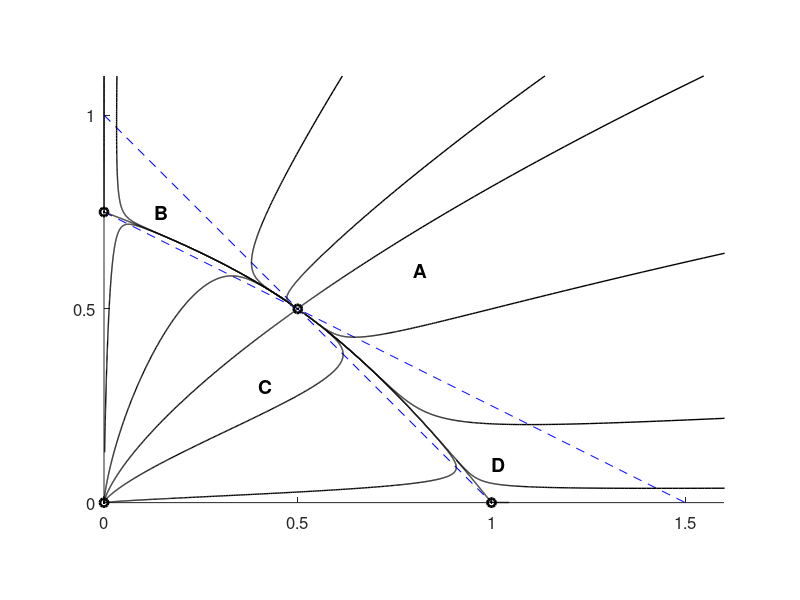

This figure's MATLAB source:
function CompSpec

A = [1 0; 0 3/4];

xmin = 0;
xmax = 1.6;
nx = 21;
ymin = 0;
ymax = 1.1;
ny = 21;

lw = 1;

clf;
%vfplanar(@CompSpecVF,A,[xmin xmax],nx,[ymin ymax],ny);

axis equal
axis([xmin xmax ymin ymax])
set(gca,'YTick',[-1 -0.5 0 0.5 1])
set(gca,'fontsize',12)

hold on

plot([0 1],[1 0],'b--')
plot([0 3/2],[3/4 0],'b--')

plot(0,0,'ko','linewidth',2)
plot(1,0,'ko','linewidth',2)
plot(0,3/4,'ko','linewidth',2)
plot(1/2,1/2,'ko','linewidth',2)

plot(0,0,'k.','linewidth',2)
plot(1,0,'k.','linewidth',2)
plot(0,3/4,'k.','linewidth',2)
plot(1/2,1/2,'k.','linewidth',2)
%axis off
%text(1,-0.06,'1','fontsize',12);
%text(-1,-0.06,'-1','fontsize',12);
%text(0.03,1-0.02,'1','fontsize',12);
%text(0.03,-1,'-1','fontsize',12);

maxstep = 0.08;
opts = odeset('MaxStep',maxstep);
Tf = 20;
Tb = -20;


ic = [0.19; 0.25];
[t,v] = ode45(@CompSpecVF,[0 Tf],ic,opts,A);
plot(v(:,1),v(:,2),'k-','linewidth',lw)
[t,v] = ode45(@CompSpecVF,[0 Tb],ic,opts,A);
plot(v(:,1),v(:,2),'k-','linewidth',lw)
 
ic = [0.57; 0.55];
[t,v] = ode45(@CompSpecVF,[0 Tf],ic,opts,A);
plot(v(:,1),v(:,2),'k-','linewidth',lw)
[t,v] = ode45(@CompSpecVF,[0 Tb],ic,opts,A);
plot(v(:,1),v(:,2),'k-','linewidth',lw)

ic = [0.45; 0.25];
[t,v] = ode45(@CompSpecVF,[0 Tf],ic,opts,A);
plot(v(:,1),v(:,2),'k-','linewidth',lw)
[t,v] = ode45(@CompSpecVF,[0 Tb],ic,opts,A);
plot(v(:,1),v(:,2),'k-','linewidth',lw)

ic = [1; 1];
[t,v] = ode45(@CompSpecVF,[0 Tf],ic,opts,A);
plot(v(:,1),v(:,2),'k-','linewidth',lw)
[t,v] = ode45(@CompSpecVF,[0 0.015*Tb],ic,opts,A);
plot(v(:,1),v(:,2),'k-','linewidth',lw)

ic = [1; 0.5];
[t,v] = ode45(@CompSpecVF,[0 Tf],ic,opts,A);
plot(v(:,1),v(:,2),'k-','linewidth',lw)
[t,v] = ode45(@CompSpecVF,[0 0.05*Tb],ic,opts,A);
plot(v(:,1),v(:,2),'k-','linewidth',lw)

ic = [0.8; 0.25];
[t,v] = ode45(@CompSpecVF,[0 Tf],ic,opts,A);
plot(v(:,1),v(:,2),'k-','linewidth',lw)
[t,v] = ode45(@CompSpecVF,[0 0.2*Tb],ic,opts,A);
plot(v(:,1),v(:,2),'k-','linewidth',lw)


ic = [1; 0.05];
[t,v] = ode45(@CompSpecVF,[0 Tf],ic,opts,A);
plot(v(:,1),v(:,2),'k-','linewidth',lw)
[t,v] = ode45(@CompSpecVF,[0 0.2*Tb],ic,opts,A);
plot(v(:,1),v(:,2),'k-','linewidth',lw)


ic = [1; 0.001];
[t,v] = ode45(@CompSpecVF,[0 Tf],ic,opts,A);
plot(v(:,1),v(:,2),'k-','linewidth',lw)
[t,v] = ode45(@CompSpecVF,[0 0.2*Tb],ic,opts,A);
plot(v(:,1),v(:,2),'k-','linewidth',lw)


ic = [0.8; 0.05];
[t,v] = ode45(@CompSpecVF,[0 Tf],ic,opts,A);
plot(v(:,1),v(:,2),'k-','linewidth',lw)
[t,v] = ode45(@CompSpecVF,[0 0.5*Tb],ic,opts,A);
plot(v(:,1),v(:,2),'k-','linewidth',lw)

ic = [0.001; 0.75];
[t,v] = ode45(@CompSpecVF,[0 2*Tf],ic,opts,A);
plot(v(:,1),v(:,2),'k-','linewidth',lw)
[t,v] = ode45(@CompSpecVF,[0 0.5*Tb],ic,opts,A);
plot(v(:,1),v(:,2),'k-','linewidth',lw)

ic = [0.05; 0.75];
[t,v] = ode45(@CompSpecVF,[0 2*Tf],ic,opts,A);
plot(v(:,1),v(:,2),'k-','linewidth',lw)
[t,v] = ode45(@CompSpecVF,[0 0.5*Tb],ic,opts,A);
plot(v(:,1),v(:,2),'k-','linewidth',lw)


ic = [0.02; 0.6];
[t,v] = ode45(@CompSpecVF,[0 2*Tf],ic,opts,A);
plot(v(:,1),v(:,2),'k-','linewidth',lw)
[t,v] = ode45(@CompSpecVF,[0 0.2*Tb],ic,opts,A);
plot(v(:,1),v(:,2),'k-','linewidth',lw)


ic = [0.2; 0.5];
[t,v] = ode45(@CompSpecVF,[0 2*Tf],ic,opts,A);
plot(v(:,1),v(:,2),'k-','linewidth',lw)
[t,v] = ode45(@CompSpecVF,[0 0.5*Tb],ic,opts,A);
plot(v(:,1),v(:,2),'k-','linewidth',lw)


ic = [0.4; 0.7];
[t,v] = ode45(@CompSpecVF,[0 2*Tf],ic,opts,A);
plot(v(:,1),v(:,2),'k-','linewidth',lw)
[t,v] = ode45(@CompSpecVF,[0 0.2*Tb],ic,opts,A);
plot(v(:,1),v(:,2),'k-','linewidth',lw)

text(0.8,0.6, 'A','fontsize',14,'fontweight','bold');
text(0.13,0.75,'B','fontsize',14,'fontweight','bold');
text(0.4,0.3,'C','fontsize',14,'fontweight','bold');
text(1,0.1,'D','fontsize',14,'fontweight','bold');

print('-depsc','CompSpec.eps')

end

function z = vfplanar(vf,p,xrange,nx,yrange,ny)
    x = linspace(xrange(1),xrange(2),nx);
    y = linspace(yrange(1),yrange(2),ny);
    [X,Y] = meshgrid(x,y);
    z = [X,Y];
    U = zeros(size(X));
    V = zeros(size(U));
    for j = 1:nx,
        for k = 1:ny
            dx = vf(0,[x(j); y(k)],p);
            U(k,j) = dx(1);
            V(k,j) = dx(2);
        end
    end
    quiver(X,Y,U,V);
end

function dz = CompSpecVF(t,z,p)
    x = z(1);
    y = z(2);
    dz = [ (1-x-y)*x; (3/4)*(1-(4/3)*y-(2/3)*x)*y];
end